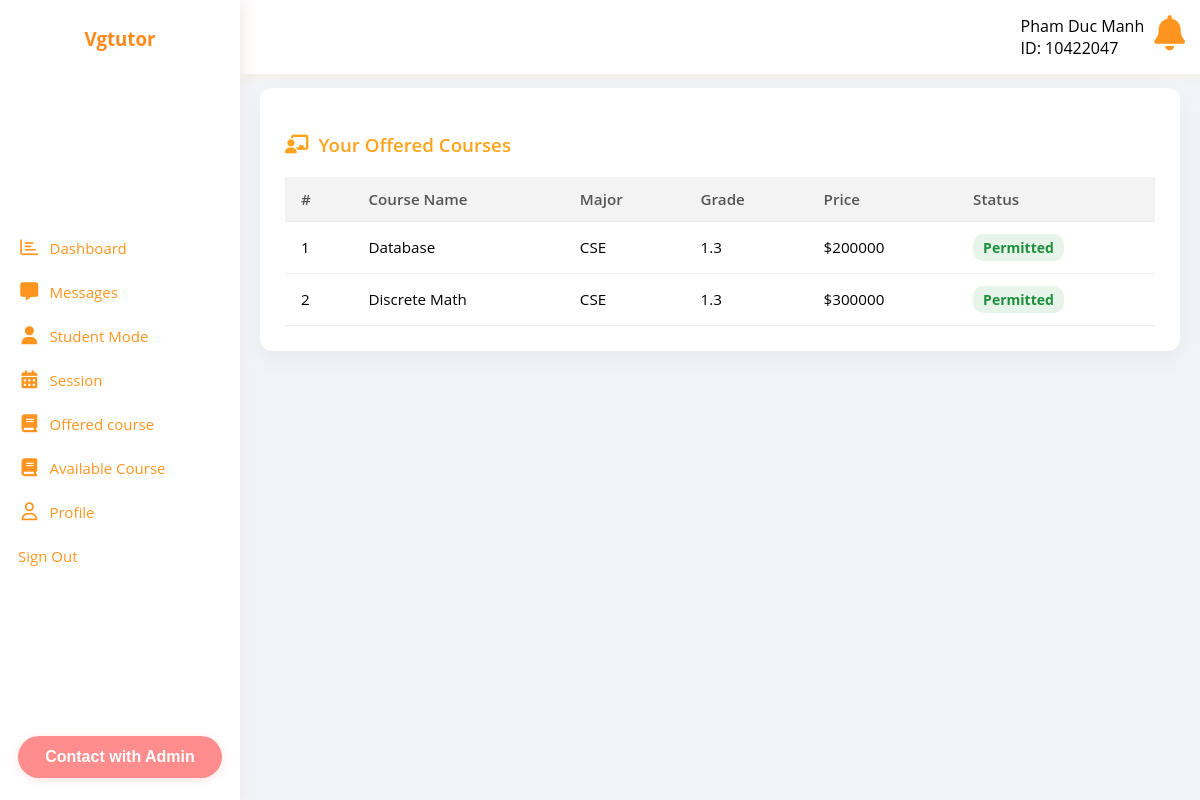
Screenshot of /tutor/course/course_offered.php (signed in) with the database file from the repository.
### tables this page shows
CREATE TABLE `pending_offering` (
  `tutorid` int(11) NOT NULL,
  `courseid` int(11) NOT NULL,
  `status` varchar(20) DEFAULT NULL,
  `grade` varchar(3) DEFAULT NULL,
  `price` int(11) DEFAULT NULL,
  `self_description` varchar(1000) DEFAULT NULL
);

CREATE TABLE `course` (
  `courseid` int(11) NOT NULL,
  `course_name` varchar(50) DEFAULT NULL,
  `major` varchar(3) DEFAULT NULL,
  `semester` int(11) DEFAULT NULL,
  `cond` varchar(1000) DEFAULT NULL
);

### tutor/data/course_offering.php (called while the page is built, shortened)
<?php
function getTutorPendingOfferings($conn, $tutorid)
{
    $sql = "
        SELECT
            po.tutorid,
            po.courseid as course_courseid,
            c.course_name,
            c.major as major,
            po.grade as grade,
            po.price as price,
            po.self_description as self_description,
            po.status as status
        FROM pending_offering po
        JOIN course c ON po.courseid = c.courseid
        WHERE po.tutorid = ?
        ORDER BY po.courseid
    ";
    $stmt = $conn->prepare($sql);
    $stmt->execute([$tutorid]);
    return $stmt->fetchAll(PDO::FETCH_ASSOC);
}

### tutor/course/course_offered.php (the view, shortened to what this page needs)
<?php
if (isset($_SESSION['tutorid']) && $_SESSION['role'] === 'Tutor') {
    include "../../DB_connection.php";
    include "../data/course_offering.php";
    $tutorid = $_SESSION['tutorid'];
    $my_offerings = getTutorPendingOfferings($conn, $tutorid);
?>
<!DOCTYPE html>
<html lang="en">
<head>
  <link rel="stylesheet" href="../../css/course_offered.css" />
  <link rel="stylesheet" href="../../css/style1.css" />
  <link rel="stylesheet" href="../../css/framework.css" />
  <link rel="stylesheet" href="../../css/master.css" />
</head>
<body>
  <div class="page d-flex">
    <?php include_once '../inc/navbar.php'; ?>
    <div class="content w-full">
      <?php include_once '../inc/upbar.php'; ?>
      <div class="section">
        <div class="card">
          <h3><i class="fa fa-chalkboard-teacher"></i> Your Offered Courses</h3>
          <table class="modern-table">
            <thead>
              <tr>
                <th>#</th>
                <th>Course Name</th>
                <th>Major</th>
                <th>Grade</th>
                <th>Price</th>
                <th>Status</th>
              </tr>
            </thead>
            <tbody>
              <?php if (count($my_offerings) > 0): ?>
                <?php foreach ($my_offerings as $i => $row): ?>
                  <tr>
                    <td><?= $i + 1 ?></td>
                    <td><?= htmlspecialchars($row['course_name']) ?></td>
                    <td><?= htmlspecialchars($row['major']) ?></td>
                    <td><?= htmlspecialchars($row['grade']) ?></td>
                    <td>$<?= htmlspecialchars($row['price']) ?></td>
                    <td>
                      <?php
                        $status = strtolower($row['status']);
                        if ($status === 'permitted') {
                          echo '<span class="status-badge status-permitted">Permitted</span>';
                        } elseif ($status === 'denied' || $status === 'deny') {
                          echo '<span class="status-badge status-denied">Denied</span>';
                        } else {
                          echo '<span class="status-badge status-pending">Pending</span>';
                        }
                      ?>
                    </td>
                  </tr>
                <?php endforeach; ?>
              <?php else: ?>
                <tr><td colspan="6" class="text-center">You have not offered any courses yet.</td></tr>
              <?php endif; ?>
            </tbody>
          </table>
        </div>
      </div>
    </div>
  </div>
</body>
</html>
<?php
} else {
    $em = "Unauthorized access.";
    header("Location: ../login.php?error=$em");
    exit;
}
?>

### css/course_offered.css (style rules this page uses)
:root { --orange-peel: hsl(36, 100%, 55%); --dark-orange: #e65100; --shadow: rgba(0, 0, 0, 0.05); --bg-light: #f9f9f9; --transition: 0.3s ease-in-out; --border-radius: 12px; }
body { font-family: 'Inter', sans-serif; background-color: var(--bg-light); }
.section { padding: 20px; }
.card { background-color: #fff; border-radius: var(--border-radius); box-shadow: 0 8px 24px var(--shadow); padding: 25px; animation: fadeIn 0.6s ease-out; }
.card h3 { color: var(--orange-peel); font-weight: 600; margin-bottom: 20px; display: flex; align-items: center; gap: 10px; }
.modern-table { width: 100%; border-collapse: collapse; font-size: 0.95rem; margin-top: 10px; }
.modern-table th, .modern-table td { padding: 12px 16px; text-align: left; border-bottom: 1px solid #eee; }
.modern-table th { background-color: #f3f3f3; font-weight: 600; color: #555; }
.status-badge { display: inline-block; padding: 6px 10px; border-radius: 20px; font-size: 0.75rem; font-weight: 600; text-align: center; }
.status-permitted { background-color: #e8f5e9; color: #2e7d32; }

### css/style1.css (style rules this page uses)
.fa { font-family:var(--fa-style-family,"Font Awesome 6 Free");font-weight:var(--fa-style,900) }
.fa,.fa-brands,.fa-regular,.fa-solid,.fab,.far,.fas { -moz-osx-font-smoothing:grayscale;-webkit-font-smoothing:antialiased;display:var(--fa-display,inline-block);font-style:normal;font-variant:normal;line-height:1;text-rendering:auto }
.fa-brands:before,.fa-regular:before,.fa-solid:before,.fa:before,.fab:before,.far:before,.fas:before { content:var(--fa) }
.fa-chalkboard-teacher,.fa-chalkboard-user { --fa:"\f51c" }
:host,:root { --fa-style-family-brands:"Font Awesome 6 Brands";--fa-font-brands:normal 400 1em/1 "Font Awesome 6 Brands" }

### css/framework.css (style rules this page uses)
:root { --blue-color: #0075ff; --blue-alt-color: #0d69d5; --orange-color: #f59e0b; --green-color: #22c55e; --red-color: #f44336; --grey-color: #f59e0b; }
.status-badge { padding: 4px 10px; border-radius: 10px; font-size: 14px; display: inline-block; font-weight: bold; }
.status-permitted { background-color: #e6f4ea; color: #1e8e3e; }
.d-flex { display: flex; }
.w-full { width: 100%; }

### css/master.css (style rules this page uses)
:root { --blue-color: #0075ff; --blue-alt-color: #0d69d5; --orange-color: #ff7b00e4; --green-color: #22c55e; --red-color: #f44336; --grey-color: #888; }
* { box-sizing: border-box; }
body { font-family: "Open Sans", sans-serif; margin: 0; }
.page { background-color: #f1f5f9; min-height: 100vh; overflow-x: hidden; }
.content { overflow-y: auto; }
html, body { height: auto; min-height: 100vh; overflow-y: auto; overflow-x: hidden; }
.content { flex: 1; height: auto; overflow-y: auto; }

### rows the page displays
pending_offering: courseid.course_name "Database", courseid.major "CSE", grade "1.3", price "200000", status "Permitted"
pending_offering: courseid.course_name "Discrete Math", courseid.major "CSE", grade "1.3", price "300000", status "Permitted"

### other values shown
$name "Pham Duc Manh"
$student_id "10422047"
